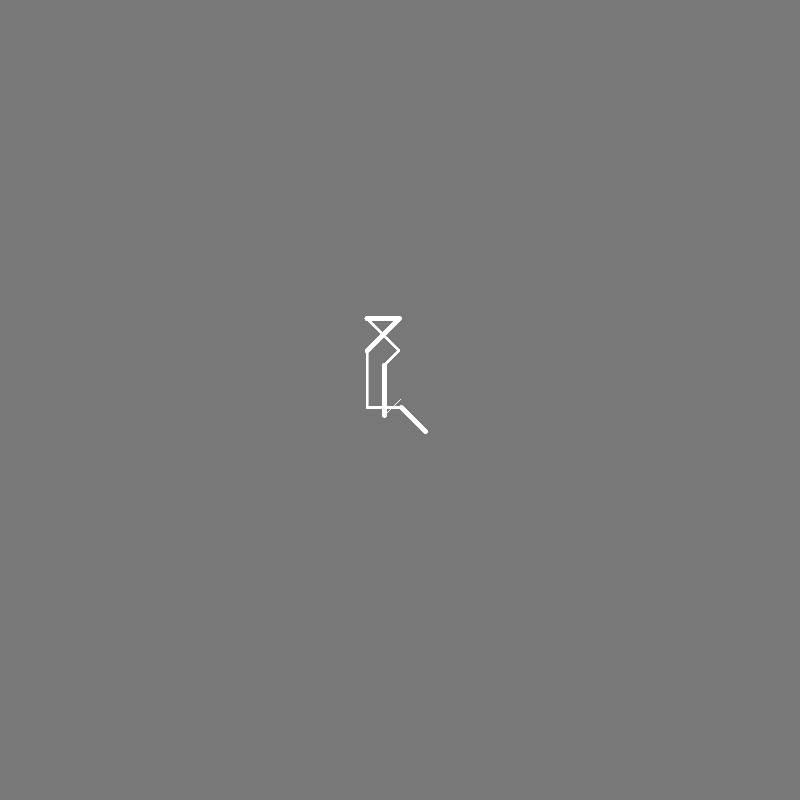
Frame 1 (no input)
Frame 60 (no input): identical to frame 1, image omitted
Frame 120 (the mouse pressed at the canvas centre since frame 60): identical to frame 1, image omitted

The p5.js sketch that drew this single still picture (run headless with seeded random() and noise() and a simulated clock; from frame 60 on, the mouse is pressed at the canvas centre):

// p5.js sketch
// ── sketch.js
let curves;


function setup() {
  createCanvas(800,800);


  curves = new Squig(createVector(0,0),50,80);

  for (let i = 0; i < 10; i++) {
    curves.add();
  }


}

function draw() {
  translate(width/2, height/2);
  background(120);

  for (let i = 0; i < curves.num; i++) {
    curves.show();
  }
}

class Squig {
  constructor(start, boundX, boundY){
    this.root = start;
    this.boundX = boundX;
    this.boundY = boundY;
    this.segments = [];
    this.weights = [];
    this.angles = [];
    this.num = 0;

    this.segments.push(this.root);
    this.weights.push(1);
    this.angles.push(HALF_PI);


  }


  add() {
    // Select an angle from 1 of 8 directions
    let anglePool = [0, PI/4, HALF_PI, 3*PI/4, PI, 5*PI/4, 3*HALF_PI, 7*PI/4];

    // let ang = this.rAngle();
    let p1 = this.segments[this.segments.length-1].copy();
    // console.log(p1);
    let maxLen = 60;
    //find bound in that angle's direction
    // if (ang == 0) {
    //   maxLen = abs(this.bound - this.p1.x);
    // } else if (ang == HALF_PI) {
    //   maxLen = abs(this.p1.y);
    // } else if (ang == 3*HALF_PI) {
    //   maxLen = abs(this.p1.x);
    // } else {
    //   maxLen = abs(this.bound - this.p1.y);
    // }

    let ang = random(anglePool);
    let len = random(0.2*maxLen, maxLen);
    let x = len * cos(ang) + p1.x;
    let y = -len * sin(ang) + p1.y;

    this.segments.push(createVector(x,y));
    this.weights.push(random([2,3,4]));
    this.angles.push(ang);
    this.num++;



  }

  // Return a random, 45degree angle
  rAngle() {
    return random(0, TWO_PI);
    let n = random(1);
    let oldAng = this.angles[this.angles.length-1];
    // don't go back the way you came
    if (n <= 0.25 && oldAng != PI) {
      return 0;
    } else if (n <= 0.5 && oldAng != 3*HALF_PI) {
      return HALF_PI;
    } else if (n <= 0.75 && oldAng != 0) {
      return PI;
    } else {
      return 3*HALF_PI;
    }
  }


  show() {
    for (let i = 0; i < this.num -1; i++) {
      stroke(255);
      strokeWeight(this.weights[i]);
      line(this.segments[i].x, this.segments[i].y, this.segments[i+1].x, this.segments[i+1].y);

    }
  }
}
